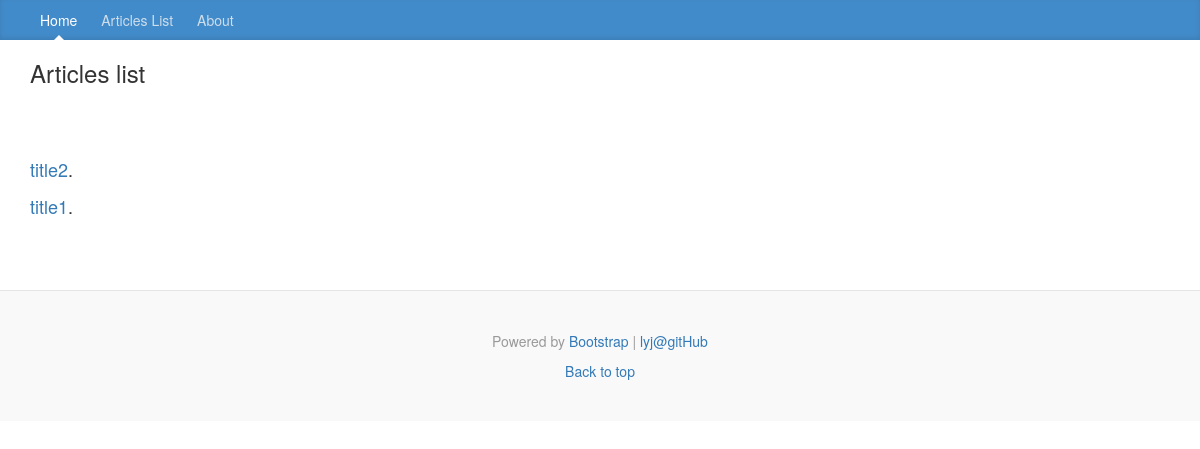
/articlesList, run on an earlier commit of the app's database.
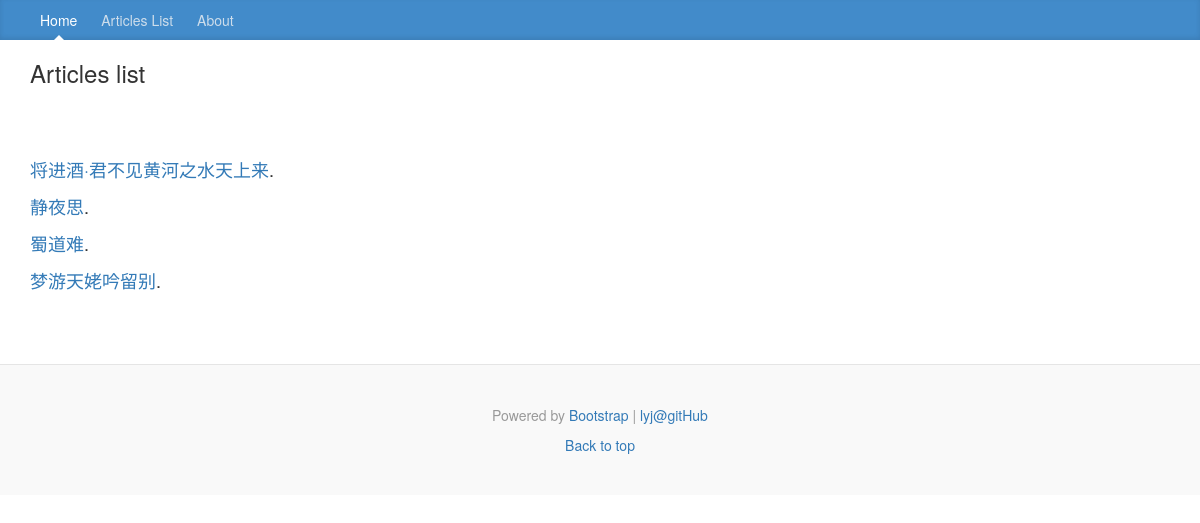
And on a later commit of the database.
### mainsite/models.py (models this page shows, shortened)
class Post(models.Model):
	title = models.CharField(max_length=200)
	slug = models.CharField(max_length=200)
	body = models.TextField()
	pub_date = models.DateTimeField(default=timezone.now)
	class Meta:
		ordering = ('-pub_date',)

### mainsite/views.py (the view)
# urls.py: path('articlesList', showArticlesList),
def showArticlesList(request):
	template = get_template('articlesList.html')
	posts = Post.objects.all()
	now = datetime.now()
	html = template.render(locals())
	return HttpResponse(html)

### templates/articlesList.html (shortened to what this page needs)
{% extends 'base.html' %}
{% block title %}
    <div class="blog-post">
        <div class="container">
            <div class="row">
                <div class="col-md-12 blog-main">
                    <h3>Articles list</h3>
                </div>
            </div>
        </div>
    </div>
{% endblock %}
{% block content %}
    <div class="blog-post">
        <div class="container">
            <div class="row">
                <div class="col-md-12 blog-main">
                    {% for post in posts %}
                        <p><a href="/post/{{ post.slug }}">{{ post.title}}</a>.</p>
                     {% endfor %}
                </div>
            </div>
        </div>
    </div>
{% endblock %}

### templates/base.html (shortened to what this page needs)
<!DOCTYPE html>
{% load staticfiles %}
<html lang="en">
    <head>
        <link rel="stylesheet" href="https://stackpath.bootstrapcdn     .com/bootstrap/4.1.3/css/bootstrap.min.css">
        <link href="{% static "mainsite/css/blog.css" %}"  rel="stylesheet">
        <link href="https://maxcdn.bootstrapcdn.com/bootstrap/3.3.5/css/bootstrap.min.css" rel="stylesheet">
    </head>
    <body>
        {% include 'nav.html' %}
        {% block title %}{% endblock %}
        {% block content %}{% endblock %}
        {% include 'footer.html' %}
    </body>
</html>

### templates/nav.html
<div class="blog-masthead">
    <div class="container">
        <nav class="blog-nav">
          <a class="blog-nav-item active" href="http://127.0.0.1:8001">Home</a>
          <a class="blog-nav-item" href="http://127.0.0.1:8001/articlesList">Articles List</a>
          <a class="blog-nav-item" href="#">About</a>
        </nav>
    </div>
</div>

### templates/footer.html
<footer class="blog-footer">
      <p>
          Powered by <a href="http://getbootstrap.com">Bootstrap</a> |
          <a href="https://github.com/Liaoyjun/"> lyj@gitHub</a>
      <p>
        <a href="#">Back to top</a>
      </p>
</footer>

### mainsite/static/mainsite/css/blog.css (style rules this page uses)
body { font-family: Georgia, "Times New Roman", Times, serif; color: #555; }
h1, .h1, h2, .h2, h3, .h3, h4, .h4, h5, .h5, h6, .h6 { margin-top: 0; font-family: "Helvetica Neue", Helvetica, Arial, sans-serif; font-weight: normal; color: #333; }
@media (min-width: 1200px) { .container { width: 970px; } }
.blog-masthead { background-color: #428bca; -webkit-box-shadow: inset 0 -2px 5px rgba(0,0,0,.1); box-shadow: inset 0 -2px 5px rgba(0,0,0,.1); }
.blog-nav-item { position: relative; display: inline-block; padding: 10px; font-weight: 500; color: #cdddeb; }
.blog-nav .active { color: #fff; }
.blog-nav .active:after { position: absolute; bottom: 0; left: 50%; width: 0; height: 0; margin-left: -5px; vertical-align: middle; content: " "; border-right: 5px solid transparent; border-bottom: 5px solid; border-left: 5px solid transparent; }
.blog-main { font-size: 18px; line-height: 1.5; }
.blog-post { margin-bottom: 60px; }
.blog-footer { padding: 40px 0; color: #999; text-align: center; background-color: #f9f9f9; border-top: 1px solid #e5e5e5; }
.blog-footer p:last-child { margin-bottom: 0; }

What changed in the data, as far as the page shows it:
added Post: title "将进酒·君不见黄河之水天上来"
added Post: title "静夜思"
changed Post: title "title2" → "蜀道难"
changed Post: title "title1" → "梦游天姥吟留别"
